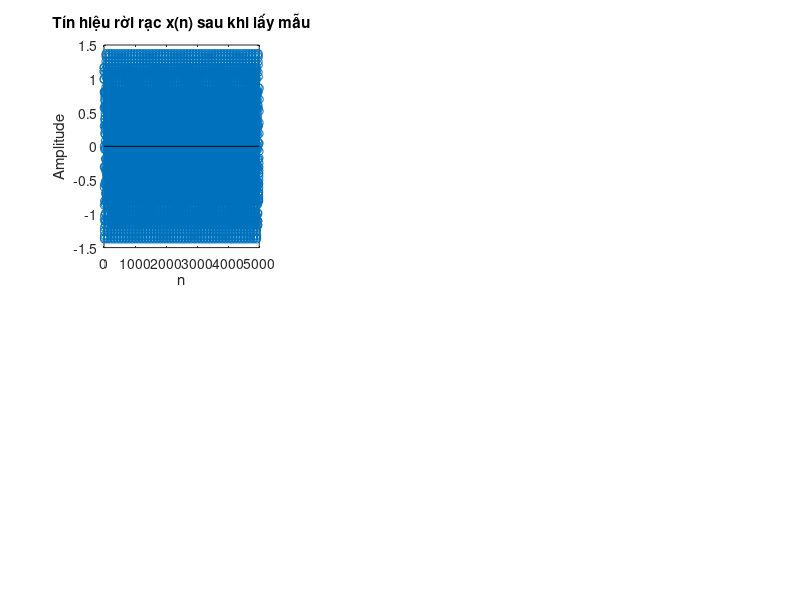

Write MATLAB code to recreate this figure.
% Thời gian lấy mẫu
Fs = 500; % Tần số lấy mẫu
duration = 10; % Thời gian lấy mẫu (s)
n_samples = Fs * duration; % Số lượng mẫu
t = linspace(0, duration, n_samples); % Thời gian

% Tín hiệu liên tục x(t)
x_t = cos(30*pi*t) + 0.4*sin(50*pi*t);

% Tín hiệu rời rạc x(n) sau khi lấy mẫu
n = 0:(n_samples - 1); % Thời gian rời rạc
x_n = cos(30*pi*n/Fs) + 0.4*sin(50*pi*n/Fs);

% Vẽ đồ thị
figure;

% Subplot 1: Vẽ tín hiệu rời rạc x(n) sau khi thực hiện lấy mẫu
subplot(2, 3, 1);
stem(n, x_n);
title('Tín hiệu rời rạc x(n) sau khi lấy mẫu');
xlabel('n');
ylabel('Amplitude');
